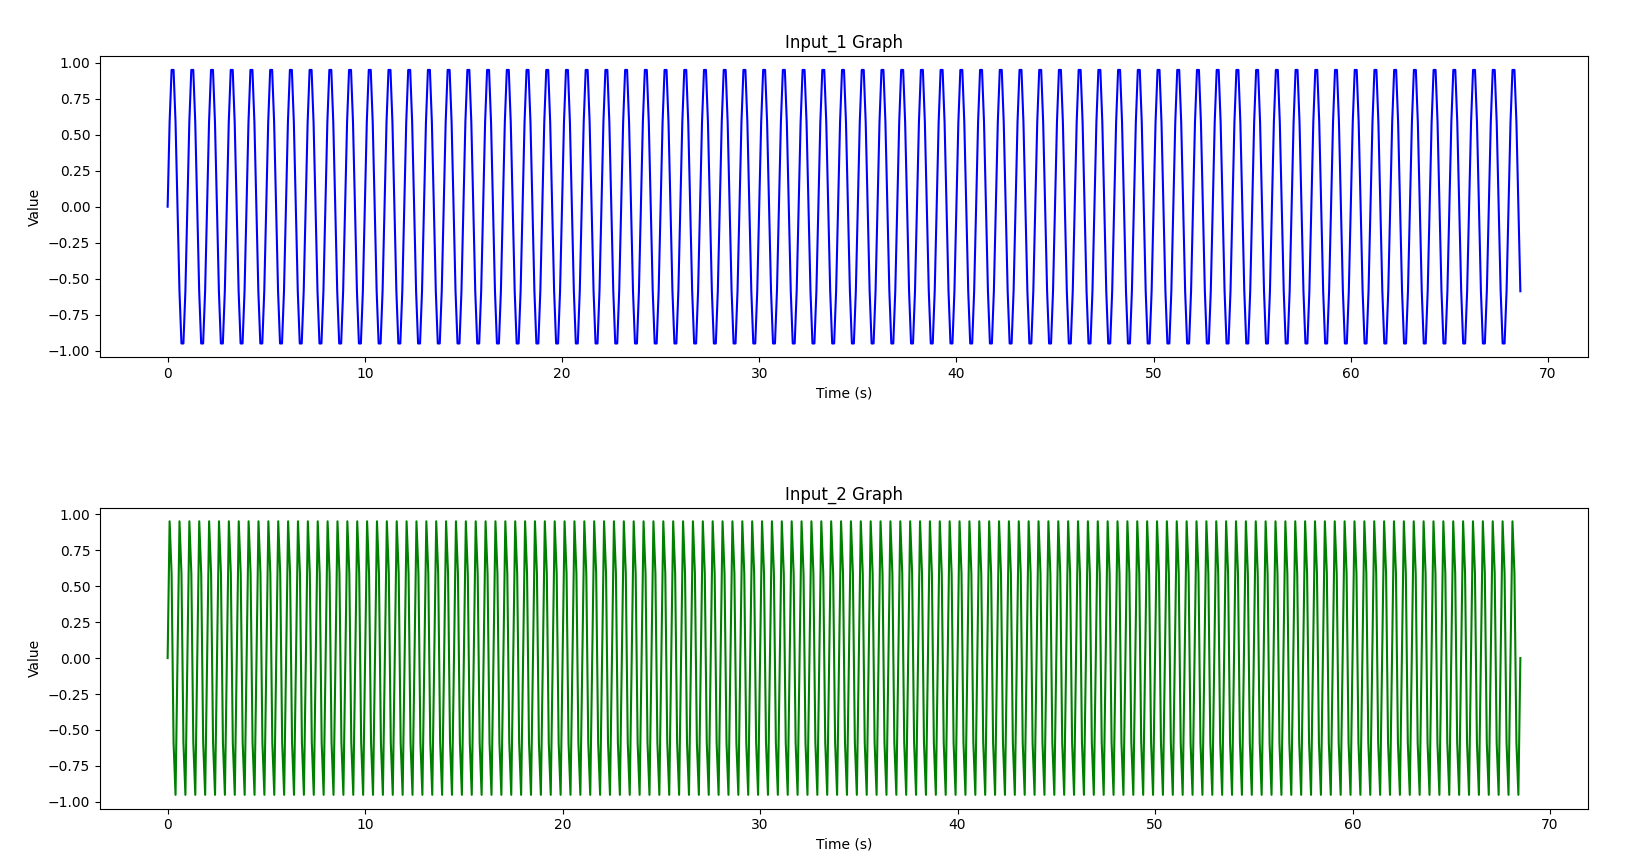

The script that drew this image:
# -*- coding: utf-8 -*-
"""
Created on Tue Oct  6 13:45:24 2020

@author: 박종민
"""

#라이브러리
import numpy as np
import matplotlib.pyplot as plt
import time

#초기 시간
t=0
w=1000

#그래프 출력용
a=[]
b=[]
c=[]
d=[]

#그래프 선언
fig=plt.figure()

while True:
    #서브플롯 설정
    plt.subplot(2,1,1)
        
    #그래프 표시 100개 이상일 때 슬라이드
    if t>100:
        #리스트의 제일 첫번째 인덱스 삭제로 슬라이드
        a.pop(0)
        b.pop(0)
        c.pop(0)
        d.pop(0)
        #그래프 다시 그리기, 슬라이드 표현
        plt.cla()
    
    #입력 함수 정의
    y=np.sin(0.002*np.pi*w*t)
    y=round(y,3)
    
    yy=np.sin(2*0.002*np.pi*w*t)
    yy=round(yy,3)
    
    #시간의 흐름에 따라 값 추가
    a.append(t)
    b.append(y)
    c.append(t)
    d.append(yy)
        
    #그래프 라벨, 제목, 디자인 설정
    plt.cla()
    plt.subplots_adjust(hspace=0.5)
    plt.title("Input_1 Graph")
    plt.xlabel("Time (s)")
    plt.ylabel("Value")
    
    #함수 그래프 출력
    plt.plot(a,b,"b")
    
    #그래프 애니메이션 위한 일시정지
    plt.pause(0.0001)

    #서브플롯 설정
    plt.subplot(2,1,2)
    
    #그래프 라벨, 제목, 디자인 설정
    plt.cla()
    plt.title("Input_2 Graph")
    plt.xlabel("Time (s)")
    plt.ylabel("Value")
    
    #FFT 그래프 출력
    plt.plot(c,d,"g")
    
    #그래프 애니메이션 위한 일시정지
    plt.pause(0.0001)

    #시간 값 증가
    t=t+0.1
    
    #소수점 삭제
    t=round(t,1)
    
plt.show()
